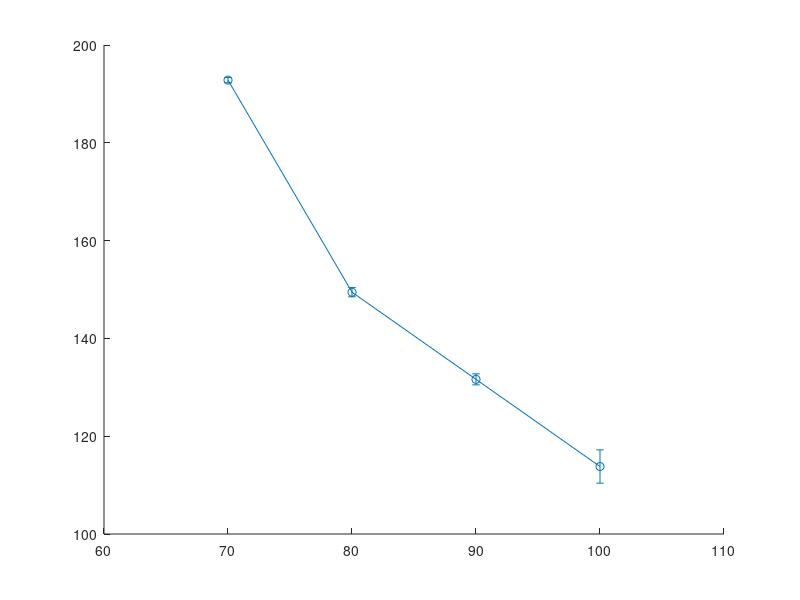

This figure's MATLAB source: (Note: this script raises an error after producing the figure.)
% =========================================================================
% TÍTULO: Gráfica de Resistividad vs Porcentaje de Flujo (Flow)
% DESCRIPCIÓN: Script para procesamiento de datos experimentales de PLA
%              conductor y cálculo de resistividad.
% =========================================================================

clear; clc; close all;

%% 1. ENTRADA DE DATOS EXPERIMENTALES
flow = [100, 90, 80, 70];          % Porcentaje de flujo (%)
R_mean = [455.2, 526.5, 597.8, 771.3]; % Resistencia promedio (Ohmios)
R_std  = [13.6, 4.5, 3.75, 2.17];    % Desviación estándar de la resistencia

%% 2. PROCESAMIENTO Y CÁLCULO DE PARÁMETROS ELÉCTRICOS
% Factor Geométrico (A = 0.5 cm^2, L = 2 cm)
K = 0.25; 

% Cálculo de Resistividad (Ohm*cm) y propagación de error estándar
rho_mean = R_mean * K;
rho_std  = R_std * K;

%% 3. CONFIGURACIÓN Y GENERACIÓN DE LA FIGURA
fig = figure('Color', 'w', 'Position', [100, 100, 1000, 800]);

errorbar(flow, rho_mean, rho_std, '-o', ...
    'LineWidth', 2, ...
    'MarkerSize', 10, ...
    'MarkerFaceColor', [0.85 0.33 0.10], ...
    'Color', 'k', ...
    'CapSize', 12);

%% 4. ESTILO Y FORMATO 
grid on;
ax = gca;
ax.GridLineStyle = '--';
ax.GridAlpha = 0.7;
ax.Position = [0.18, 0.19, 0.76, 0.75];

set(gcf, 'Color', 'w');
set(ax, 'Color', 'w', 'XColor', 'k', 'YColor', 'k');

% Etiquetas de los ejes
xlabel('Porcentaje de Flujo (%)', ...
    'FontSize', 34, 'FontWeight', 'bold', 'Color', 'k');
ylabel('Resistividad Promedio (\Omega\cdot cm)', ...
    'FontSize', 34, 'FontWeight', 'bold', 'Color', 'k');

% Límites y marcas (Ticks)
xlim([65 105]);
xticks([70, 80, 90, 100]);
set(ax, ...
    'FontSize', 28, ...
    'FontWeight', 'bold', ...
    'TickDir', 'out', ...
    'LineWidth', 2);

%% 5. EXPORTACIÓN DE RESULTADOS
% Guarda la gráfica automáticamente en alta resolución (300 DPI) 
exportgraphics(fig, 'flow_vs_resistividad.png', 'Resolution', 300);
disp('Gráfica generada y exportada exitosamente.');
